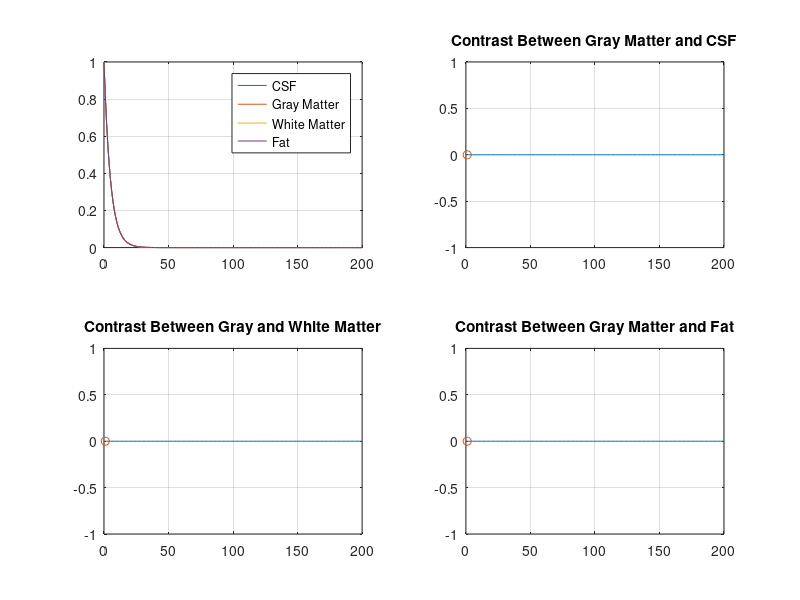

Write MATLAB code to recreate this figure.
Mo = 1;
TE = 0:1:200;

% get T2 values
prompt1 = 'CSF: ';
csfT2 = input(prompt1);

prompt2 = 'Gray matter: ';
grayT2 = input(prompt2);

prompt3 = 'White matter: ';
whiteT2 = input(prompt3);

prompt4 = 'Fat: ';
fatT2 = input(prompt4);

% equations for signal magnitude using given T2 values
CSF = Mo .* exp(-TE/csfT2);
gray = Mo .* exp(-TE/grayT2);
white = Mo .* exp(-TE/whiteT2);
fat = Mo .* exp(-TE/fatT2);

figure()

% plot magnitudes
subplot(221)
plot(TE, CSF);
hold on 
plot(TE, gray);
plot(TE, white);
plot(TE, fat);
hold off
grid on 

legend('CSF','Gray Matter', 'White Matter', 'Fat')

% plot contrast between gray matter and CSF
subplot(222)
csfcontrast = gray - CSF;
plot(TE, csfcontrast)
hold on
if csfcontrast<=0
    [M,I] = min(csfcontrast); 
else 
    [M,I] = max(csfcontrast) ;
end
plot(I, M, 'o');
hold off
title('Contrast Between Gray Matter and CSF')
grid on 

% plot contrast between gray matter and white matter
subplot(223)
whitecontrast = gray - white;
plot(TE, whitecontrast)
hold on
if whitecontrast<=0
    [M,I] = min(whitecontrast); 
else 
    [M,I] = max(whitecontrast) ;
end
plot(I, M, 'o');
hold off
title('Contrast Between Gray and White Matter')
grid on 

% plot contrast between gray matter and fat
subplot(224)
fatcontrast = gray - fat;
plot(TE, fatcontrast)
hold on
if fatcontrast<=0
    [M,I] = min(fatcontrast); 
else 
    [M,I] = max(fatcontrast) ;
end
plot(I, M, 'o');
hold off
title('Contrast Between Gray Matter and Fat')
grid on 